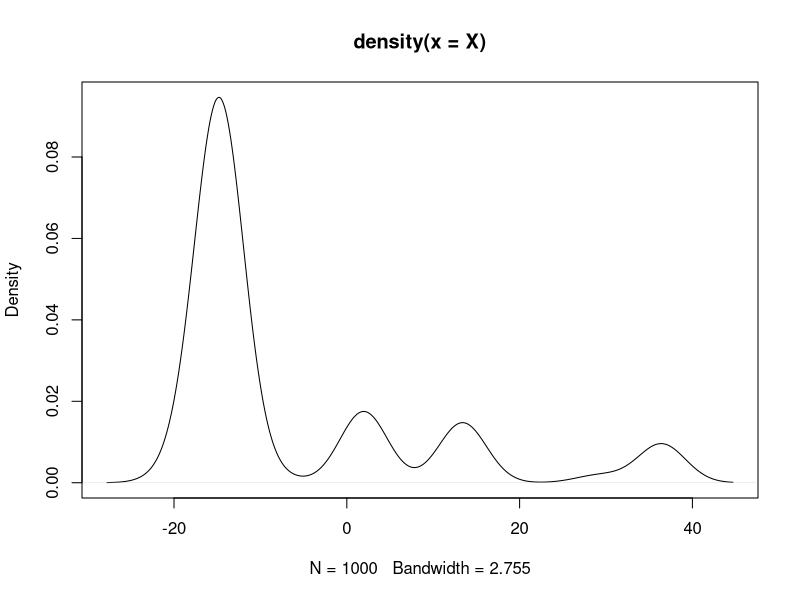

Reproduce this figure in R.
#' Take n draws from G ~ DP(alpha, H)
#'
#' @examples
#'     X1 <- rdp(1000, mean=4, sd=20)
#'     X2 <- rdp(1000, H=rbeta, shape1=2, shape2=2)
#' @param n number of draws from Dirichlet Process
#' @param alpha precision parameter
#' @param H baseline distribution
#' @param k number of stick breaks and draws from baseline distribution
#' @param ... named parameters passed to baseline distribution
#' @return A vector of draws from DP
rdp <- function(n, alpha=1, H=rnorm, k=1000, ...) {

    # beta_k ~ Beta(1, alpha)
    beta.k <- rbeta(k, 1, alpha)
    
    # pi_k = beta_k prod_1^{k-1} (1-beta_t)
    pi.k <- numeric(k)
    pi.k[1] <- beta.k[1]
    for (j in 2:k) {
        pi.k[j] <- beta.k[j] * prod(1-beta.k[1:(j-1)])
    }

    # theta_k^* ~ H
    theta.star.k <- H(k, ...)

    # G = sum_1^{infty} pi_k delta_{theta_k^*}
    G <- sample(theta.star.k, prob=pi.k, replace=TRUE)

    return(G)
}

X <- rdp(1000, mean=5, sd=20)
plot(density(X))
